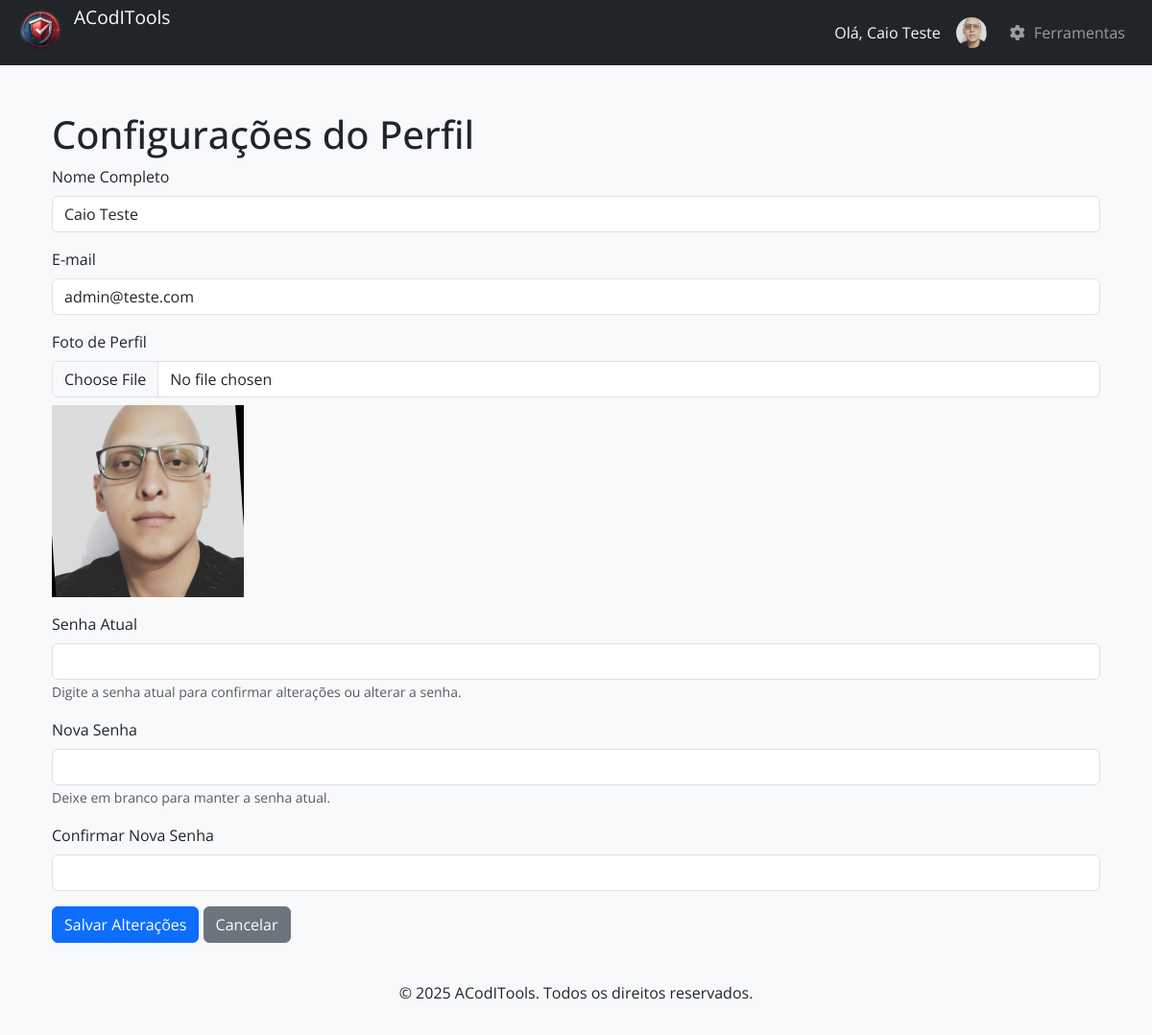
/admin/configuracoes_admin.php (signed in), run on the app's committed database.
### tables this page shows
CREATE TABLE `usuarios` (
  `id` int(11) NOT NULL,
  `nome` varchar(255) NOT NULL,
  `email` varchar(255) NOT NULL,
  `senha` varchar(255) NOT NULL,
  `perfil` enum('admin','auditor','gestor') NOT NULL DEFAULT 'auditor',
  `ativo` tinyint(1) NOT NULL DEFAULT 1,
  `data_cadastro` datetime NOT NULL DEFAULT current_timestamp(),
  `foto` varchar(255) DEFAULT NULL,
  `primeiro_acesso` tinyint(1) NOT NULL DEFAULT 1 COMMENT '0 = Não é o primeiro acesso, 1 = Primeiro acesso',
  `empresa_id` int(11) DEFAULT NULL
);

### includes/admin_functions.php (called while the page is built, shortened)
<?php
function getUsuario($conexao, $id) {
    $sql = "SELECT id, nome, email, perfil, ativo, data_cadastro, foto FROM usuarios WHERE id = ?";
    $stmt = $conexao->prepare($sql);
    $stmt->execute([$id]);
    return $stmt->fetch(PDO::FETCH_ASSOC);
}

### admin/configuracoes_admin.php (the view, shortened to what this page needs)
<?php
require_once __DIR__ . '/../includes/config.php';
require_once __DIR__ . '/../includes/layout_admin.php';
require_once __DIR__ . '/../includes/admin_functions.php';
$usuario_id = $_SESSION['usuario_id'];
$dadosUsuario = getUsuario($conexao, $usuario_id);
$title = "Configurações do Perfil";
echo getHeaderAdmin($title);
?>
<div class="container mt-5">
    <h1>Configurações do Perfil</h1>
    <form method="POST" action="configuracoes_admin.php" enctype="multipart/form-data">
        <div class="mb-3">
            <label for="nome" class="form-label">Nome Completo</label>
            <input type="text" class="form-control" id="nome" name="nome" value="<?= htmlspecialchars($dadosUsuario['nome']) ?>" required>
        </div>
        <div class="mb-3">
            <label for="email" class="form-label">E-mail</label>
            <input type="email" class="form-control" id="email" name="email" value="<?= htmlspecialchars($dadosUsuario['email']) ?>" required>
        </div>
        <div class="mb-3">
            <label for="foto" class="form-label">Foto de Perfil</label>
            <input type="file" class="form-control" id="foto" name="foto" accept="image/*">
            <div id="preview-container" class="mt-2">
                <?php if ($dadosUsuario['foto']): ?>
                    <img src="<?= BASE_URL . 'uploads/fotos/' . $dadosUsuario['foto'] ?>" alt="Foto Atual" style="max-width: 200px; max-height: 200px;" id="current-foto">
                <?php else: ?>
                    <img src="<?= BASE_URL . 'assets/img/default_profile.png' ?>" alt="Foto Padrão" style="max-width: 200px; max-height: 200px;" id="current-foto">
                <?php endif; ?>
            </div>
        </div>
        <div class="mb-3">
            <label for="senha_atual" class="form-label">Senha Atual</label>
            <input type="password" class="form-control" id="senha_atual" name="senha_atual" autocomplete="current-password">
            <small class="form-text text-muted">Digite a senha atual para confirmar alterações ou alterar a senha.</small>
        </div>
        <div class="mb-3">
            <label for="nova_senha" class="form-label">Nova Senha</label>
            <input type="password" class="form-control" id="nova_senha" name="nova_senha" autocomplete="new-password">
             <small class="form-text text-muted">Deixe em branco para manter a senha atual.</small>
        </div>
        <div class="mb-3">
            <label for="confirmar_nova_senha" class="form-label">Confirmar Nova Senha</label>
            <input type="password" class="form-control" id="confirmar_nova_senha" name="confirmar_nova_senha" autocomplete="new-password">
        </div>
        <button type="submit" class="btn btn-primary">Salvar Alterações</button>
         <a href="dashboard_admin.php" class="btn btn-secondary">Cancelar</a>
    </form>
</div>
<?php echo getFooterAdmin(); ?>

### assets/css/style_admin.css (style rules this page uses)
:root { --primary-color: #1A2B3C; --secondary-color: #00BFA5; --accent-color: #F5F5F5; --text-color: #212121; --success-color: #43A047; --danger-color: #D32F2F; --warning-color: #FBC02D; }
body { background-color: #f8f9fa; font-family: 'Open Sans', sans-serif; }

### data on the page
usuarios: nome "Caio Teste", email "admin@teste.com", foto (picture)

### other printed values
$nome_admin "Caio Teste"
